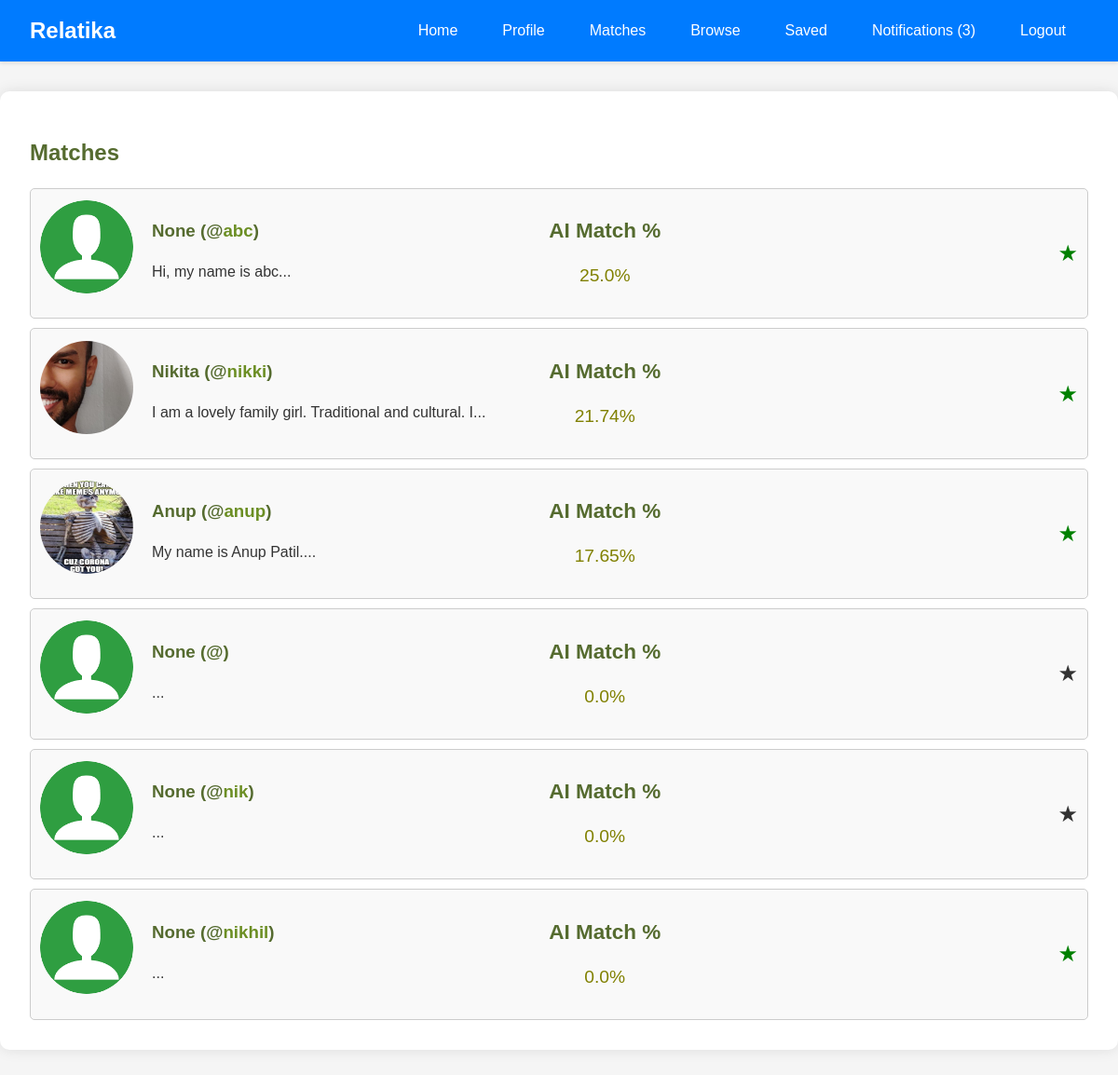
The app's page /matches (signed in) with its own data.
### tables this page shows
CREATE TABLE "users" (
	"id"	INTEGER,
	"username"	TEXT NOT NULL UNIQUE,
	"password"	TEXT NOT NULL,
	"about"	TEXT,
	"name"	TEXT,
	"age"	INTEGER,
	"gender"	TEXT,
	"looking_for"	TEXT,
	"location"	TEXT,
	"email"	TEXT,
	"tel"	TEXT,
	"instagram"	TEXT,
	"telegram"	TEXT,
	PRIMARY KEY("id" AUTOINCREMENT)
);

CREATE TABLE "photos" (
	"id"	INTEGER,
	"user_id"	INTEGER,
	"filename"	TEXT,
	PRIMARY KEY("id" AUTOINCREMENT)
);

### app.py (the view)
@app.route('/matches')
def matches():
    if 'user_id' not in session:
        return redirect(url_for('login'))
    user_id = session['user_id']
    conn = get_db_connection()
    current_user = conn.execute('SELECT * FROM users WHERE id = ?', (user_id,)).fetchone()
    all_users = conn.execute('SELECT * FROM users WHERE id != ?', (user_id,)).fetchall()
    current_user_words = re.findall(r'\w+', (current_user['about'] or '').lower())
    current_user_word_counts = Counter(current_user_words)
    match_list = []
    for user in all_users:
        user_words = re.findall(r'\w+', (user['about'] or '').lower())
        user_word_counts = Counter(user_words)
        matches = sum((current_user_word_counts & user_word_counts).values())
        total_words = len(set(current_user_words + user_words))
        match_percentage = (matches / total_words) * 100 if total_words > 0 else 0
        user_photo = conn.execute('SELECT filename FROM photos WHERE user_id = ?', (user['id'],)).fetchone()
        saved = conn.execute('SELECT 1 FROM saved_profiles WHERE user_id = ? AND profile_id = ?', (user_id, user['id'])).fetchone()
        match_list.append({
            'username': user['username'],
            'name': user['name'],
            'match_percentage': round(match_percentage, 2),
            'user_id': user['id'],
            'photo': user_photo['filename'] if user_photo else None,
            'about_glimpse': ' '.join((user['about'] or '').split()[:10]) + '...',
            'saved': bool(saved)
        })
    conn.close()
    match_list.sort(key=lambda x: x['match_percentage'], reverse=True)
    return render_template('matches.html', matches=match_list)

### app.py (called while the page is built)
def get_db_connection():
    retries = 5
    while retries > 0:
        try:
            conn = sqlite3.connect(users_table, check_same_thread=False)
            conn.row_factory = sqlite3.Row
            return conn
        except sqlite3.OperationalError as e:
            if 'database is locked' in str(e):
                time.sleep(1)
                retries -= 1
            else:
                raise e
    raise Exception("Database is locked for too long, giving up.")

### templates/matches.html (shortened to what this page needs)
{% extends "base.html" %}
{% block content %}
<h2>Matches</h2>
<div class="list-container">
    {% for match in matches %}
    <div class="list-item" onclick="location.href='/view_profile/{{ match.user_id }}'">
        <div class="profile-photo">
            {% if match.photo %}
            <img src="{{ url_for('static', filename='uploads/' ~ match.photo) }}" alt="User Photo" style="width:100px; height:100px;">
            {% else %}
            <img src="{{ url_for('static', filename='placeholder.png') }}" alt="Placeholder Photo" style="width:100px; height:100px;">
            {% endif %}
        </div>
        <div class="profile-info">
            <h3>{{ match.name }} (@<a href="{{ url_for('view_profile', user_id=match.user_id) }}">{{ match.username }}</a>)</h3>
            <p>{{ match.about_glimpse }}</p>
        </div>
        <div class="match-info">
            <h3>AI Match %</h3>
            <p>{{ match.match_percentage }}%</p>
        </div>
        <div class="profile-actions">
            <span class="bookmark {% if match.saved %}saved{% endif %}" data-profile-id="{{ match.user_id }}">&starf;</span>
        </div>
    </div>
    {% endfor %}
</div>
{% endblock %}

### static/css/styles.css (style rules this page uses)
body { font-family: Arial, sans-serif; background-color: #f0f4f3; color: #2f4f4f; margin: 0; padding: 0; }
h1, h2, h3 { color: #556b2f; }
a { color: #6b8e23; text-decoration: none; }
.profile-photo img { border-radius: 50%; margin-bottom: 10px; }
.list-container { display: flex; flex-direction: column; gap: 10px; }
.list-item { display: flex; align-items: center; border: 1px solid #ccc; padding: 10px; border-radius: 5px; background-color: #f9f9f9; cursor: pointer; }
.profile-photo img { border-radius: 50%; margin-right: 20px; }
.profile-info { flex: 1; }
.match-info { text-align: center; color: olive; font-size: larger; }
.profile-actions { margin-left: auto; }
.bookmark { font-size: 24px; cursor: pointer; }
.bookmark.saved { color: red; }

### templates/base.html (style rules this page uses)
body { font-family: 'Arial', sans-serif; margin: 0; padding: 0; background-color: #f5f5f5; color: #333; }
.container h1, .container h2, .container h3, .container p { margin-bottom: 1.5rem; }

### templates/matches.html (style rules this page uses)
.list-container { display: flex; flex-direction: column; gap: 10px; }
.list-item { display: flex; align-items: center; border: 1px solid #ccc; padding: 10px; border-radius: 5px; background-color: #f9f9f9; cursor: pointer; }
.profile-photo img { border-radius: 50%; margin-right: 20px; }
.profile-info { flex: 1; }
.match-info { text-align: center; color: olive; font-size: larger; }
.profile-actions { margin-left: auto; }
.bookmark { font-size: 24px; cursor: pointer; }
.bookmark.saved { color: green; }

### records on screen
users: name "None", username "abc", about_glimpse "Hi, my name is abc...", match_percentage "25.0"
photos: filename (picture)
users: name "Nikita", username "nikki"
photos: filename (picture)
users: name "Anup", username "anup"
users: name "None", username "nik", about_glimpse "...", match_percentage "0.0"
users: name "None", username "nikhil", about_glimpse "...", match_percentage "0.0"

### other values on screen
{{ notification_count }} "3"
{{ match.about_glimpse }} "I am a lovely family girl. Traditional and cultural. I..." "My name is Anup Patil...." "..."
{{ match.match_percentage }} "21.74" "17.65" "0.0"
{{ match.name }} "None"
